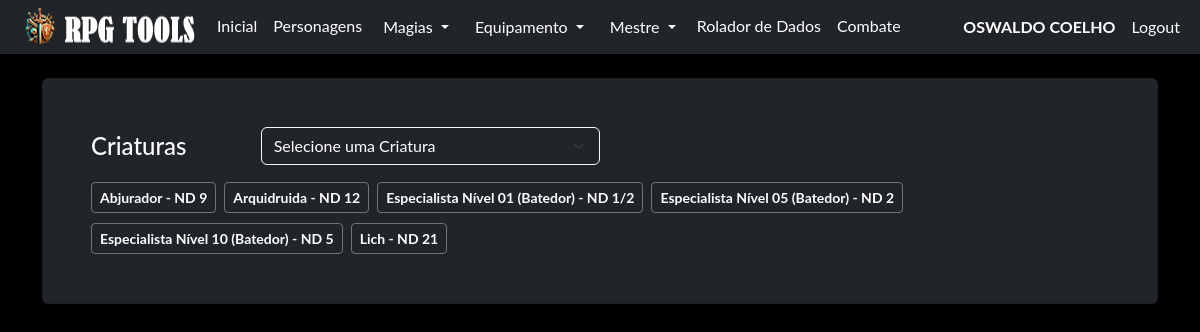
The app's page /npc/criatura (signed in) with its own data.
### model/user_model.py (models this page shows, shortened)
class User(db.Model, UserMixin):
    __tablename__ = "user"
    id = db.Column('id', db.Integer, primary_key=True)
    nome = db.Column('nome', db.String(150))
    sobrenome = db.Column('sobrenome', db.String(150))
    email = db.Column('email', db.String(50), unique=True)
    telefone = db.Column('telefone', db.String(15), unique=True, nullable=False)
    login = db.Column('login', db.String(50), unique=True, nullable=False)
    senha = db.Column('senha', db.String(550), nullable=False)
    tipo = db.Column('tipo', db.String(25), nullable=False, default="none")
    personagens = db.relationship("Personagem", foreign_keys=[Personagem.id_user], back_populates="user")

### model/personagens_model.py (models this page shows, shortened)
class Personagem(db.Model):
    __tablename__ = "personagens"
    id = db.Column(db.Integer, primary_key=True)
    id_user = db.Column(db.Integer, db.ForeignKey('user.id'))
    ficha = db.Column(db.JSON, nullable=False)
    nome = db.Column(db.String(150), nullable=False)
    tipo = db.Column(db.String(25), nullable=False, default="não informado")
    user = db.relationship("User", foreign_keys=[id_user], back_populates="personagens")
    @classmethod
    def monstros(cls, id_user, id=None):
        query = cls.query.filter_by(id_user=id_user, tipo="Criatura")
        if id is not None:
            query = query.filter(or_(cls.id == id, cls.id == None))
        query = query.order_by(cls.nome.asc())
        return query.all()

### routes/npc.py (the view)
@blueprint_npc.route('/criatura', methods=['GET', 'POST'])
def criatura_index():
    if request.method == 'GET':
        npcs = Personagem.monstros(id_user=current_user.id)
        return render_template('criatura.html', npcs=npcs)
    if request.method == 'POST':
        return redirect('/')

### routes/login.py (called while the page is built)
@login_manager.user_loader
def get_user(id):
    return User.query.get(id)

### templates/criatura.html (shortened to what this page needs)
{% extends 'base.html' %}
{% block conteudo %}
    {% if current_user.is_authenticated %}
    <div class="card shadow p-5 bg-dark text-white-50 no-margin">
        <div class="d-flex align-items-center mb-3">
            <h4 class="text-white col-md-2 mb-0">Criaturas</h4>
            <div class="col-md-4">
                <select id="npc-select" class="form-select bg-dark text-white border-light">
                    <option value="" disabled selected>Selecione uma Criatura</option>
                </select>
            </div>
        </div>
        <div class="d-flex flex-wrap gap-2">
        {% for npc in npcs %}
        <p>
            <button type="button" class="btn btn-outline-secondary btn-sm" data-bs-toggle="modal" data-bs-target="#exampleModal{{ npc.id }}"> <strong class="text-white"> {{npc.ficha['nome']}} - ND {{npc.ficha['nd']}}</strong> </button>
        </p>
        {% endfor %}
        </div>
    </div>
    <br>
    {% endif %}
{% endblock %}

### templates/base.html (shortened to what this page needs)
<!doctype html>
<html lang="pt-BR">
  <head>
    <link rel="stylesheet" href="{{ url_for('static', filename='css/bootstrap.min.css') }}">
    <link rel="stylesheet" href="{{ url_for('static', filename='css/custom.css') }}">
  </head>
  <body class="bg-black font_rpg">
    <nav class="navbar navbar-expand-lg navbar bg-dark"  data-bs-theme="dark">
        <div class="container-fluid">
            <ul class="navbar-nav">
              <img src="/static/imagem/logo35.png"/>
              {% if current_user.is_authenticated %}
              <li class="nav-item"><a class="nav-link active mb-0 h1 text-white" href="/">Inicial</a> </li>
              <li class="nav-item"><a class="nav-link active mb-0 h1 text-white" href="/pj/">Personagens</a> </li>
              <li class="nav-item">
                <div class="dropdown">
                  <button class="btn btn-dark dropdown-toggle" type="button" data-bs-toggle="dropdown" aria-expanded="false">
                    Magias
                  </button>
                </div>
              </li>
              <li class="nav-item">
                <div class="dropdown">
                  <button class="btn btn-dark dropdown-toggle" type="button" data-bs-toggle="dropdown" aria-expanded="false">
                    Equipamento
                  </button>
                </div>
              </li>
              <li class="nav-item">
                <div class="dropdown">
                  <button class="btn btn-dark dropdown-toggle" type="button" data-bs-toggle="dropdown" aria-expanded="false">
                    Mestre
                  </button>
                </div>
              </li>
              <li class="nav-item"><a class="nav-link active mb-0 h1 text-white" href="/rolador/">Rolador de Dados</a> </li>
              <li class="nav-item"><a class="nav-link active mb-0 h1 text-white" href="#">Combate</a> </li>
              {% endif %}
            </ul>
              <ul class="navbar-nav ms-auto">
              {% if current_user.is_authenticated %}
                <li class="nav-item"><p class="nav-link active mb-0 h1 text-white"><b> {{current_user.nome}} {{current_user.sobrenome}}</b></p> </li>
                <li class="nav-item"><a class="nav-link active mb-0 h1 text-white" href="/logout">Logout</a> </li>
              {% else %}
                <li class="nav-item"><a class="nav-link active mb-0 h1 text-white" href="/login">Login</a> </li>
                <li class="nav-item"><a class="nav-link active mb-0 h1 text-white" href="/login/register">Register</a> </li>
              {% endif %}
              </ul>
        </div>
    </nav>
    <div class="container">
      <br>
        {% block conteudo %}
        {% endblock %}
        <br>
    </div>
  </body>

### static/css/custom.css (style rules this page uses)
.font_rpg { font-family: "Lato", "Helvetica Neue", Helvetica, Arial, sans-serif; }
.no-margin p { margin-top: 1px; margin-bottom: 1px; }
::placeholder { color: #adb5bd; opacity: 1; }

### records on screen
User: nome "OSWALDO", sobrenome "COELHO"
Personagem: ficha.nome "Abjurador", ficha.nd "9"
Personagem: ficha.nome "Arquidruida", ficha.nd "12"
Personagem: ficha.nome "Especialista Nível 01 (Batedor)", ficha.nd "1/2"
Personagem: ficha.nome "Especialista Nível 05 (Batedor)", ficha.nd "2"
Personagem: ficha.nome "Especialista Nível 10 (Batedor)", ficha.nd "5"
Personagem: ficha.nome "Lich", ficha.nd "21"
